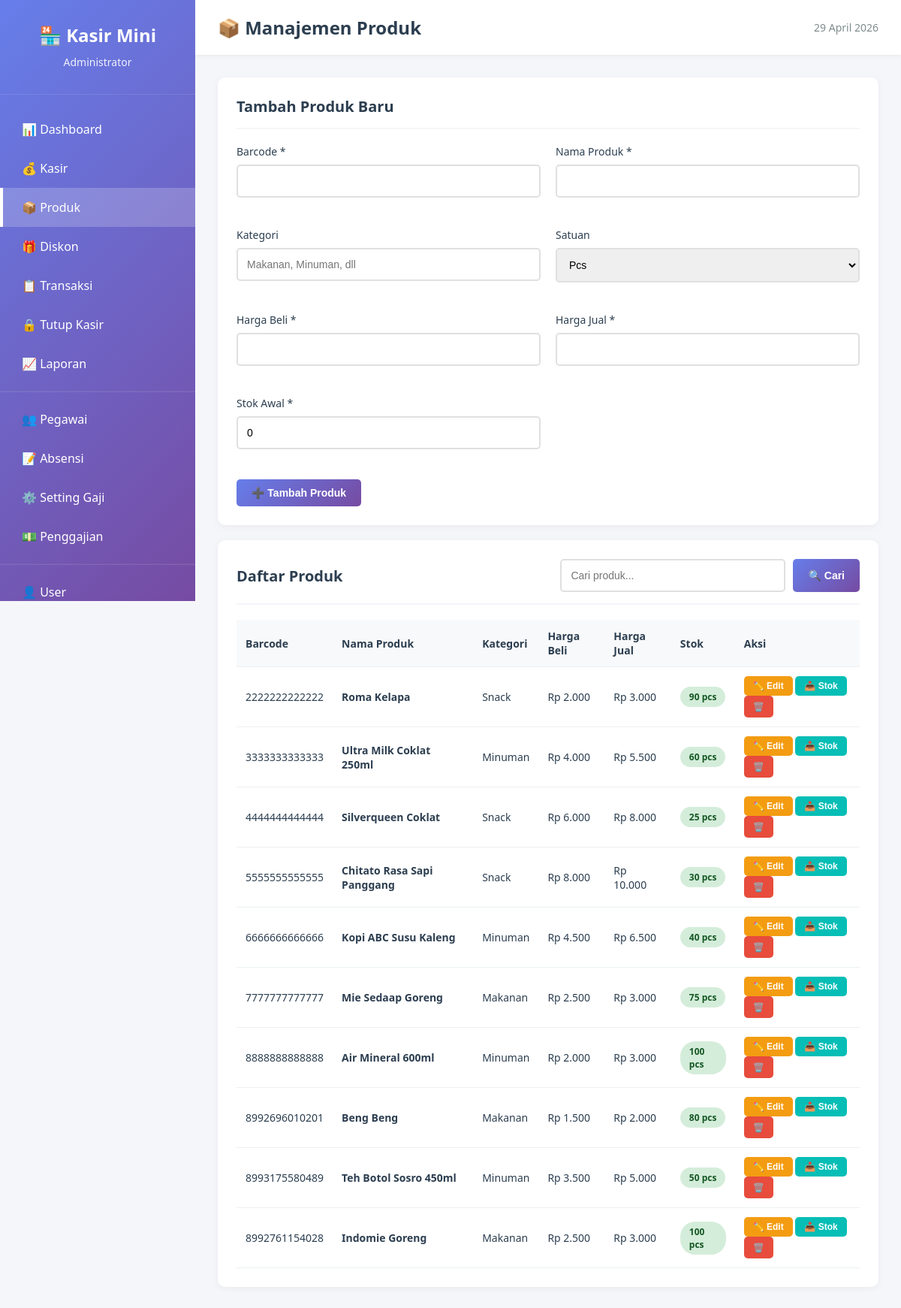
The page /produk.php (signed in) on the database its author committed.
### tables this page shows
CREATE TABLE produk (
    id INT PRIMARY KEY AUTO_INCREMENT,
    barcode VARCHAR(50) UNIQUE NOT NULL,
    nama_produk VARCHAR(200) NOT NULL,
    kategori VARCHAR(50),
    harga_beli DECIMAL(10,2) NOT NULL,
    harga_jual DECIMAL(10,2) NOT NULL,
    stok INT DEFAULT 0,
    satuan VARCHAR(20) DEFAULT 'pcs',
    status ENUM('aktif', 'nonaktif') DEFAULT 'aktif',
    created_at TIMESTAMP DEFAULT CURRENT_TIMESTAMP,
    updated_at TIMESTAMP DEFAULT CURRENT_TIMESTAMP ON UPDATE CURRENT_TIMESTAMP
);

### config.php (called while the page is built, shortened)
<?php
function rupiah($angka) {
    return "Rp " . number_format($angka, 0, ',', '.');
}
function tanggal_indonesia($tanggal) {
    $bulan = array(
        1 => 'Januari', 'Februari', 'Maret', 'April', 'Mei', 'Juni',
        'Juli', 'Agustus', 'September', 'Oktober', 'November', 'Desember'
    );
    $pecah = explode('-', date('Y-m-d', strtotime($tanggal)));
    return $pecah[2] . ' ' . $bulan[(int)$pecah[1]] . ' ' . $pecah[0];
}
?>

### produk.php (the view, shortened to what this page needs)
<?php
require_once 'config.php';
$search = isset($_GET['search']) ? clean($_GET['search']) : '';
$where = "WHERE status = 'aktif'";
$query = "SELECT * FROM produk $where ORDER BY id DESC";
$result = mysqli_query($conn, $query);
?>
<!DOCTYPE html>
<html lang="id">
<head>
    <link rel="stylesheet" href="assets/css/style.css">
</head>
<body>
    <div class="sidebar">
        <div class="sidebar-header">
            <h2>🏪 Kasir Mini</h2>
            <p><?php echo $_SESSION['nama_lengkap']; ?></p>
        </div>
        <nav class="sidebar-menu">
            <a href="index.php">📊 Dashboard</a>
            <a href="kasir.php">💰 Kasir</a>
            <a href="produk.php" class="active">📦 Produk</a>
            <a href="diskon.php">🎁 Diskon</a>
            <a href="transaksi.php">📋 Transaksi</a>
            <a href="tutup_kasir.php">🔒 Tutup Kasir</a>
            <?php if ($_SESSION['role'] == 'admin'): ?>
            <a href="laporan.php">📈 Laporan</a>
            <hr style="border-color: rgba(255,255,255,0.1); margin: 10px 0;">
            <a href="pegawai.php">👥 Pegawai</a>
            <?php endif; ?>
            <a href="absensi.php">📝 Absensi</a>
            <?php if ($_SESSION['role'] == 'admin'): ?>
            <a href="setting_gaji.php">⚙️ Setting Gaji</a>
            <?php endif; ?>
            <a href="penggajian.php">💵 <?php echo $_SESSION['role'] == 'admin' ? 'Penggajian' : 'Slip Gaji'; ?></a>
            <?php if ($_SESSION['role'] == 'admin'): ?>
            <hr style="border-color: rgba(255,255,255,0.1); margin: 10px 0;">
            <a href="user.php">👤 User</a>
            <?php endif; ?>
        </nav>
    </div>
    <div class="main-content">
        <div class="top-bar">
            <h1>📦 Manajemen Produk</h1>
            <div class="top-bar-right">
                <span><?php echo tanggal_indonesia(date('Y-m-d')); ?></span>
            </div>
        </div>
        <div class="content">
            <div class="card">
                <div class="card-header" style="display: flex; justify-content: space-between; align-items: center;">
                    <h3>Tambah Produk Baru</h3>
                </div>
                <form method="POST">
                    <div class="form-grid">
                        <div class="form-group">
                            <label>Barcode *</label>
                            <input type="text" name="barcode" class="form-control" required>
                        </div>
                        <div class="form-group">
                            <label>Nama Produk *</label>
                            <input type="text" name="nama_produk" class="form-control" required>
                        </div>
                        <div class="form-group">
                            <label>Kategori</label>
                            <input type="text" name="kategori" class="form-control" placeholder="Makanan, Minuman, dll">
                        </div>
                        <div class="form-group">
                            <label>Satuan</label>
                            <select name="satuan" class="form-control">
                                <option value="pcs">Pcs</option>
                            </select>
                        </div>
                        <div class="form-group">
                            <label>Harga Beli *</label>
                            <input type="number" name="harga_beli" class="form-control" step="100" required>
                        </div>
                        <div class="form-group">
                            <label>Harga Jual *</label>
                            <input type="number" name="harga_jual" class="form-control" step="100" required>
                        </div>
                        <div class="form-group">
                            <label>Stok Awal *</label>
                            <input type="number" name="stok" class="form-control" value="0" required>
                        </div>
                    </div>
                    <button type="submit" name="tambah" class="btn btn-primary">➕ Tambah Produk</button>
                </form>
            </div>
            <div class="card">
                <div class="card-header" style="display: flex; justify-content: space-between; align-items: center;">
                    <h3>Daftar Produk</h3>
                    <form method="GET" style="display: flex; gap: 10px;">
                        <input type="text" name="search" class="form-control" placeholder="Cari produk..." value="<?php echo $search; ?>" style="width: 300px;">
                        <button type="submit" class="btn btn-primary">🔍 Cari</button>
                    </form>
                </div>
                <div class="table-responsive">
                    <table class="data-table">
                        <thead>
                            <tr>
                                <th>Barcode</th>
                                <th>Nama Produk</th>
                                <th>Kategori</th>
                                <th>Harga Beli</th>
                                <th>Harga Jual</th>
                                <th>Stok</th>
                                <th>Aksi</th>
                            </tr>
                        </thead>
                        <tbody>
                            <?php while ($row = mysqli_fetch_assoc($result)): ?>
                            <tr>
                                <td><?php echo $row['barcode']; ?></td>
                                <td><strong><?php echo $row['nama_produk']; ?></strong></td>
                                <td><?php echo $row['kategori']; ?></td>
                                <td><?php echo rupiah($row['harga_beli']); ?></td>
                                <td><?php echo rupiah($row['harga_jual']); ?></td>
                                <td>
                                    <span class="badge <?php echo $row['stok'] < 10 ? 'badge-red' : 'badge-green'; ?>">
                                        <?php echo $row['stok']; ?> <?php echo $row['satuan']; ?>
                                    </span>
                                </td>
                                <td>
                                    <button onclick="editProduk(<?php echo htmlspecialchars(json_encode($row)); ?>)" class="btn btn-warning btn-sm">✏️ Edit</button>
                                    <button onclick="tambahStok(<?php echo $row['id']; ?>, '<?php echo $row['nama_produk']; ?>')" class="btn btn-success btn-sm">📥 Stok</button>
                                    <a href="?hapus=<?php echo $row['id']; ?>" class="btn btn-danger btn-sm" onclick="return confirm('Yakin hapus produk ini?')">🗑️</a>
                                </td>
                            </tr>
                            <?php endwhile; ?>
                        </tbody>
                    </table>
                </div>
            </div>
        </div>
    </div>
</body>
</html>

### assets/css/style.css (style rules this page uses)
* { margin: 0; padding: 0; box-sizing: border-box; }
body { font-family: 'Segoe UI', Tahoma, Geneva, Verdana, sans-serif; background: #f5f6fa; color: #2c3e50; display: flex; }
.sidebar { width: 260px; background: linear-gradient(135deg, #667eea 0%, #764ba2 100%); color: white; height: 100vh; position: fixed; left: 0; top: 0; overflow-y: auto; }
.sidebar-header { padding: 30px 20px; border-bottom: 1px solid rgba(255,255,255,0.1); text-align: center; }
.sidebar-header h2 { font-size: 24px; margin-bottom: 10px; }
.sidebar-header p { font-size: 14px; opacity: 0.9; margin-bottom: 3px; }
.sidebar-menu { padding: 20px 0; }
.sidebar-menu a { display: block; padding: 15px 25px; color: white; text-decoration: none; transition: all 0.3s; border-left: 4px solid transparent; }
.sidebar-menu a.active { background: rgba(255,255,255,0.2); border-left-color: white; }
.main-content { margin-left: 260px; width: calc(100% - 260px); min-height: 100vh; }
.top-bar { background: white; padding: 20px 30px; box-shadow: 0 2px 5px rgba(0,0,0,0.05); display: flex; justify-content: space-between; align-items: center; }
.top-bar h1 { font-size: 24px; color: #2c3e50; }
.top-bar-right { display: flex; gap: 20px; align-items: center; font-size: 14px; color: #7f8c8d; }
.content { padding: 30px; }
.table-responsive { overflow-x: auto; }
.data-table { width: 100%; border-collapse: collapse; }
.data-table th, .data-table td { padding: 12px; text-align: left; border-bottom: 1px solid #ecf0f1; }
.data-table th { background: #f8f9fa; color: #2c3e50; font-weight: 600; font-size: 14px; }
.data-table td { font-size: 14px; }
.badge { padding: 5px 12px; border-radius: 20px; font-size: 12px; font-weight: 600; display: inline-block; }
.badge-green { background: #d4edda; color: #155724; }
.btn { padding: 10px 20px; border: none; border-radius: 5px; cursor: pointer; font-size: 14px; font-weight: 600; transition: all 0.3s; text-decoration: none; display: inline-block; }
.btn-primary { background: linear-gradient(135deg, #667eea 0%, #764ba2 100%); color: white; }
.btn-success { background: #06beb6; color: white; }
.btn-danger { background: #e74c3c; color: white; }
.btn-warning { background: #f39c12; color: white; }
.btn-sm { padding: 6px 12px; font-size: 12px; }
.form-grid { display: grid; grid-template-columns: repeat(auto-fit, minmax(300px, 1fr)); gap: 20px; margin-bottom: 20px; }
.form-group { margin-bottom: 20px; }
.form-group label { display: block; margin-bottom: 8px; color: #2c3e50; font-weight: 500; font-size: 14px; }
.form-control { width: 100%; padding: 12px; border: 2px solid #e0e0e0; border-radius: 5px; font-size: 14px; transition: border-color 0.3s; }
select.form-control { cursor: pointer; }
.card { background: white; border-radius: 10px; box-shadow: 0 2px 10px rgba(0,0,0,0.05); padding: 25px; margin-bottom: 20px; }
.card-header { border-bottom: 2px solid #f5f6fa; padding-bottom: 15px; margin-bottom: 20px; }
.card-header h3 { color: #2c3e50; font-size: 20px; }

### rows shown on the page
produk: barcode "2222222222222", nama_produk "Roma Kelapa", kategori "Snack", harga_beli "Rp 2.000", harga_jual "Rp 3.000", stok "90", satuan "pcs"
produk: barcode "3333333333333", nama_produk "Ultra Milk Coklat 250ml", kategori "Minuman", harga_beli "Rp 4.000", harga_jual "Rp 5.500", stok "60", satuan "pcs"
produk: barcode "4444444444444", nama_produk "Silverqueen Coklat", kategori "Snack", harga_beli "Rp 6.000", harga_jual "Rp 8.000", stok "25", satuan "pcs"
produk: barcode "5555555555555", nama_produk "Chitato Rasa Sapi Panggang", kategori "Snack", harga_beli "Rp 8.000", harga_jual "Rp 10.000", stok "30", satuan "pcs"
produk: barcode "6666666666666", nama_produk "Kopi ABC Susu Kaleng", kategori "Minuman", harga_beli "Rp 4.500", harga_jual "Rp 6.500", stok "40", satuan "pcs"
produk: barcode "7777777777777", nama_produk "Mie Sedaap Goreng", kategori "Makanan", harga_beli "Rp 2.500", harga_jual "Rp 3.000", stok "75", satuan "pcs"
produk: barcode "8888888888888", nama_produk "Air Mineral 600ml", kategori "Minuman", harga_beli "Rp 2.000", harga_jual "Rp 3.000", stok "100", satuan "pcs"
produk: barcode "8992696010201", nama_produk "Beng Beng", kategori "Makanan", harga_beli "Rp 1.500", harga_jual "Rp 2.000", stok "80", satuan "pcs"
produk: barcode "8993175580489", nama_produk "Teh Botol Sosro 450ml", kategori "Minuman", harga_beli "Rp 3.500", harga_jual "Rp 5.000", stok "50", satuan "pcs"
produk: barcode "8992761154028", nama_produk "Indomie Goreng", kategori "Makanan", harga_beli "Rp 2.500", harga_jual "Rp 3.000", stok "100", satuan "pcs"

### other values the page prints
$_SESSION['nama_lengkap'] "Administrator"
